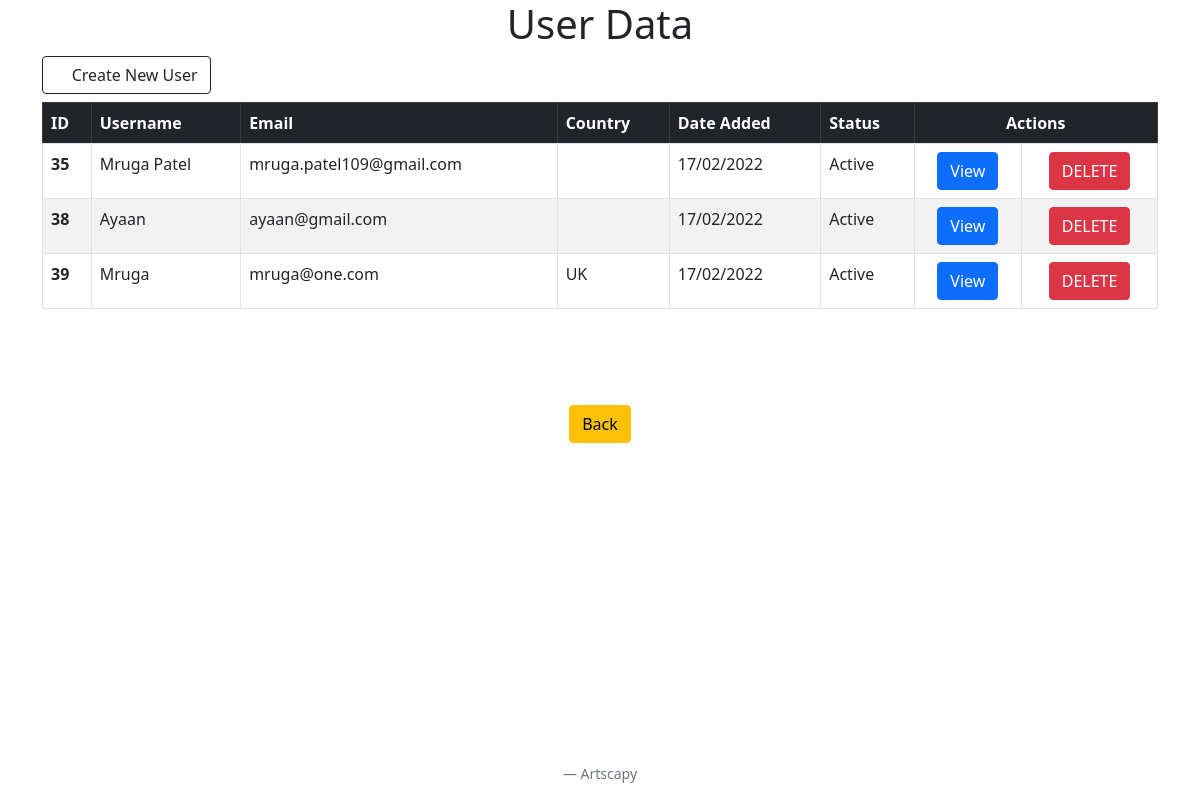
/includes/home.php, run on the app's committed database.
### tables this page shows
CREATE TABLE `users` (
  `id` int(12) NOT NULL AUTO_INCREMENT,
  `username` varchar(255) NOT NULL,
  `email` varchar(255) NOT NULL,
  `password` varchar(255) NOT NULL,
  `address1` varchar(255) DEFAULT NULL,
  `address2` varchar(255) DEFAULT NULL,
  `city` varchar(50) DEFAULT NULL,
  `country` varchar(50) DEFAULT NULL,
  `date_added` datetime DEFAULT NULL,
  `active` bit(1) DEFAULT b'1',
  PRIMARY KEY (`id`)
);

### includes/home.php (the view)
<?php include "../header.php"?>
  <div class="container">
    <h1 class="text-center" >User Data</h1>
      <a href="create.php" class='btn btn-outline-dark mb-2'> <i class="bi bi-person-plus"></i> Create New User</a>
        <table class="table table-striped table-bordered table-hover">
          <thead class="table-dark">
            <tr>
              <th  scope="col">ID</th>
              <th  scope="col">Username</th>
              <th  scope="col">Email</th>
              <th  scope="col">Country</th>
              <th  scope="col"> Date Added</th>
              <th  scope="col"> Status</th>
              <th  scope="col" colspan="3" class="text-center">Actions</th>
            </tr>
          </thead>
            <tbody>
              <tr>
          <?php
            $query="SELECT * FROM users";
            $view_users= mysqli_query($conn,$query);
            while($row= mysqli_fetch_assoc($view_users)){
              $id = $row['id'];
              $user = $row['username'];
              $email = $row['email'];
              $country = $row['country'];
              $date = date("d/m/Y",strtotime($row['date_added']));
              $status = $row['active'];
              $statusText = ($status == 1) ? "Active" : "Inactive";
              echo "<tr >";
              echo " <th scope='row' >{$id}</th>";
              echo " <td > {$user}</td>";
              echo " <td > {$email}</td>";
              echo " <td > {$country}</td>";
              echo " <td >{$date} </td>";
              echo " <td >{$statusText} </td>";
              echo " <td class='text-center'> <a href='view.php?user_id={$id}' class='btn btn-primary'>  View</a> </td>";
              echo " <td  class='text-center'>  <a href='delete.php?delete={$id}' class='btn btn-danger'> DELETE</a> </td>";
              echo " </tr> ";
                  }
                ?>
              </tr>
            </tbody>
        </table>
  </div>
<div class="container text-center mt-5">
      <a href="../index.php" class="btn btn-warning mt-5"> Back </a>
    <div>
<?php include "../footer.php" ?>

### header.php (shortened to what this page needs)
<!DOCTYPE html>
<html lang="en">
<head>
<link href="/css/bootstrap.min.css" rel="stylesheet">
<link rel="stylesheet" href="/css/bootstrap-icons.css">
</head>
<body>

### footer.php
<footer class="blockquote-footer fixed-bottom">Artscapy</footer>
</body>
</html>

### data on the page
users: id "35", username "Mruga Patel", email "mruga.patel109@gmail.com", date_added "17/02/2022", active "Active"
users: id "38", username "Ayaan", email "ayaan@gmail.com", date_added "17/02/2022", active "Active"
users: id "39", username "Mruga", email "mruga@one.com", country "UK", date_added "17/02/2022", active "Active"
